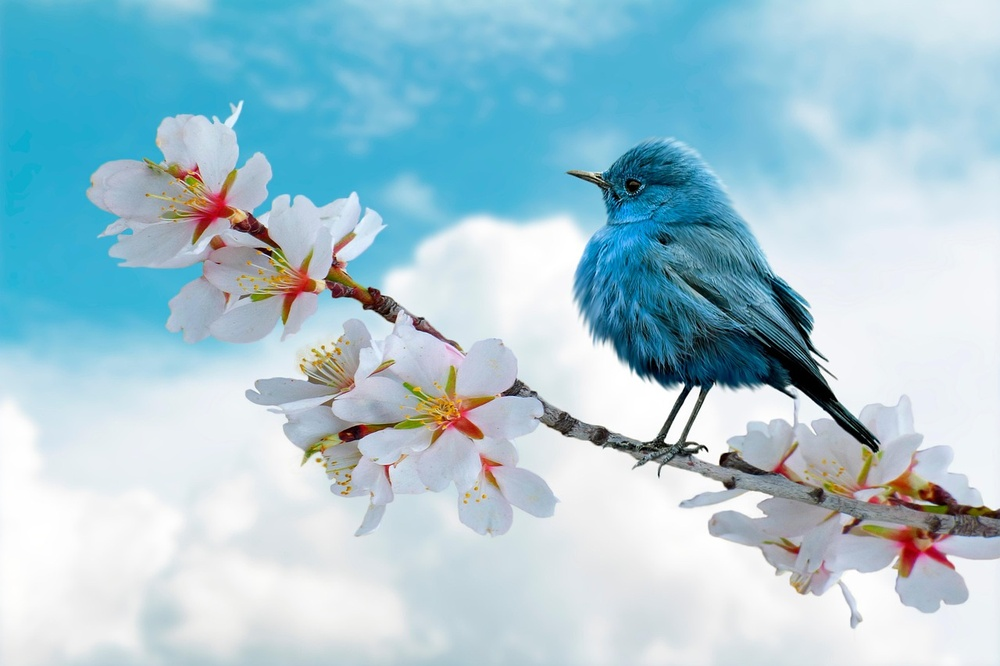
#> input picture eagle_bird.jpg, 1000 x 666 px, shrunk from 1280 x 853 before the run
$ python scale_down_gray_scale.py
#> lines starting #> are read from the running program, lines starting #| are printed output that depends on the picture
import matplotlib.pyplot as plt
import numpy as np

# do it the traditional way using python loops
# will attempt it using a numpy later
def scale_down_by_half(arr):
    m = 0
    n = 0
    rows = len(arr)
    columns = len(arr[0])

    block_of_4 = []
    inner_array = []

    sum = 0
    while m < rows - 1:
        while n < columns - 1:
            sum += arr[m][n] + arr[m+1][n] + arr[m][n+1] + arr[m+1][n+1]
            n = n + 2
            #print(sum/4)
            inner_array.append(sum/4)
            #block_of_4.append(sum/4)
            sum = 0
        block_of_4.append(inner_array)
        inner_array = []
        m += 2
        n = 0

    return block_of_4


def test_scale_down():
    bird = plt.imread("eagle_bird.jpg")
#> bird is the input picture: shape (666, 1000, 3); mean R, G, B 165.5, 199.2, 211.7
    red_bird = bird[:,:,0]
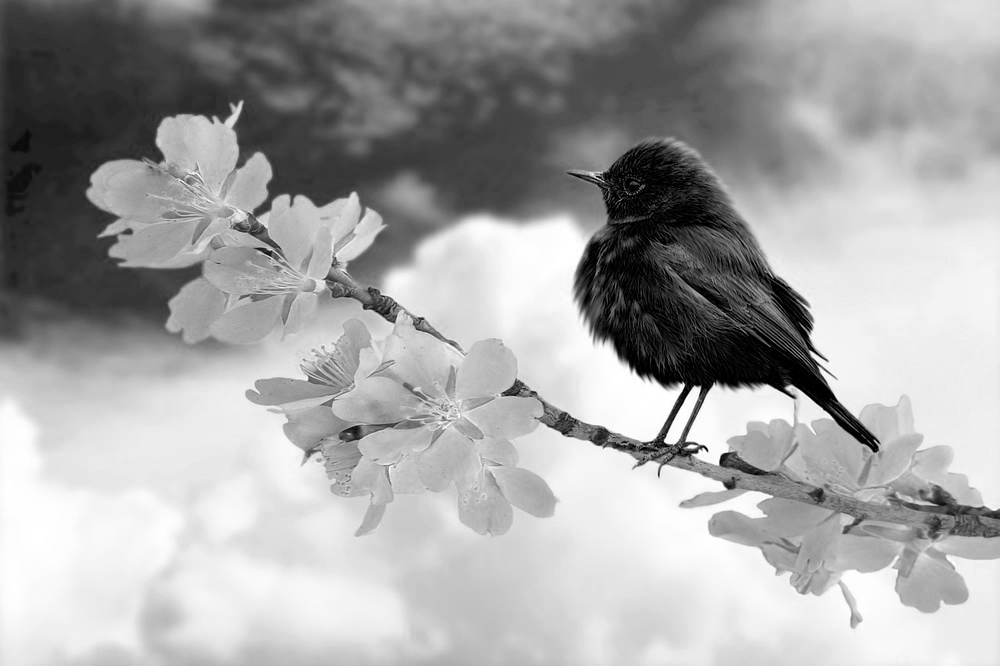
#> red_bird: shape (666, 1000); min 0, max 255, mean 165.5
    red_bird_2d_pythonic = red_bird.tolist()
#> red_bird_2d_pythonic = 666 items

    red_bird_scaled_down = scale_down_by_half(red_bird_2d_pythonic)
#> in scale_down_by_half, `rows = len(arr)`: rows = 666
#> in scale_down_by_half, `columns = len(arr[0])`: columns = 1000
#> the loop in scale_down_by_half, `while m < rows - 1:` made 333 passes
#> m on passes 1 to 3: 2, 4, 6
#> after the loop in scale_down_by_half, `while m < rows - 1:`: block_of_4 = 333 items; m = 666
#> red_bird_scaled_down = 333 items
    red_bird_scaled_down = np.array(red_bird_scaled_down)

    print(f"Original shape -> {bird.shape}, Scaled down shape -> {red_bird_scaled_down.shape}")
#| Original shape -> (666, 1000, 3), Scaled down shape -> (333, 500)

if __name__ == "__main__":
    test_scale_down()
